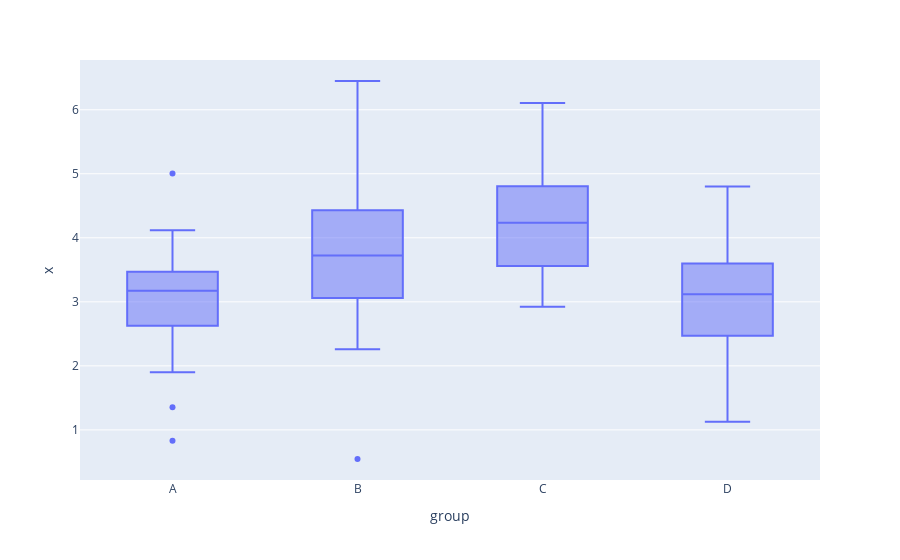

The code cell stored with this chart in its notebook:
### Code cell
# boxplots of x by group
plotly.offline.iplot(
    plotly.express.box(data1, x = "group", y = "x")
)

### Figure 1 — Plotly figure (JSON) as saved in the notebook; plotly's stock layout.template omitted (floating-point values rounded to 4 significant figures)
{"data": [{"alignmentgroup": "True", "hoverlabel": {"namelength": 0}, "hovertemplate": "group=%{x}<br>x=%{y}", "legendgroup": "", "marker": {"color": "#636efa"}, "name": "", "notched": false, "offsetgroup": "", "orientation": "v", "showlegend": false, "type": "box", "x": ["A", "A", "A", "A", "A", "A", "A", "A", "A", "A", "A", "A", "A", "A", "A", "A", "A", "A", "A", "A", "A", "A", "A", "A", "A", "B", "B", "B", "B", "B", "B", "B", "B", "B", "B", "B", "B", "B", "B", "B", "B", "B", "B", "B", "B", "B", "B", "B", "B", "B", "C", "C", "C", "C", "C", "C", "C", "C", "C", "C", "C", "C", "C", "C", "C", "C", "C", "C", "C", "C", "C", "C", "C", "C", "C", "D", "D", "D", "D", "D", "D", "D", "D", "D", "D", "D", "D", "D", "D", "D", "D", "D", "D", "D", "D", "D", "D", "D", "D", "D"], "x0": " ", "xaxis": "x", "y": [2.972, 3.645, 1.901, 2.747, 3.204, 4.119, 2.651, 3.114, 2.556, 3.07, 3.172, 3.422, 3.945, 3.288, 3.335, 3.439, 5.006, 3.179, 2.211, 1.355, 0.8302, 3.563, 3.129, 4.053, 2.237, 4.699, 2.668, 3.725, 2.258, 4.219, 6.449, 4.165, 4.985, 4.018, 3.613, 2.952, 3.544, 5.114, 3.768, 4.627, 3.666, 2.937, 3.502, 2.498, 5.042, 3.459, 0.5455, 4.367, 3.977, 3.096, 2.922, 4.875, 3.215, 6.105, 3.51, 4.548, 3.844, 3.691, 4.401, 3.577, 4.723, 5.685, 3.577, 3.703, 3.039, 3.895, 4.691, 4.803, 3.009, 4.81, 4.576, 4.234, 3.122, 5.135, 6.088, 4.15, 3.172, 2.427, 2.073, 3.161, 2.784, 2.484, 4.789, 2.147, 3.241, 2.656, 3.091, 4.759, 3.117, 2.664, 4.145, 3.168, 3.419, 4.802, 1.955, 2.795, 1.128, 2.023, 3.394, 4.65], "y0": " ", "yaxis": "y"}], "layout": {"boxmode": "group", "legend": {"tracegroupgap": 0}, "margin": {"t": 60}, "xaxis": {"anchor": "y", "domain": [0, 1], "title": {"text": "group"}}, "yaxis": {"anchor": "x", "domain": [0, 1], "title": {"text": "x"}}}}
